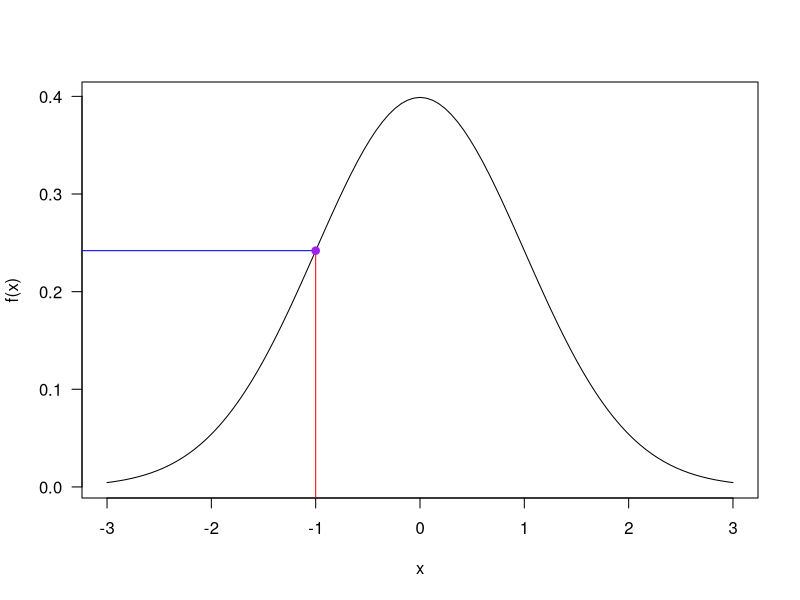
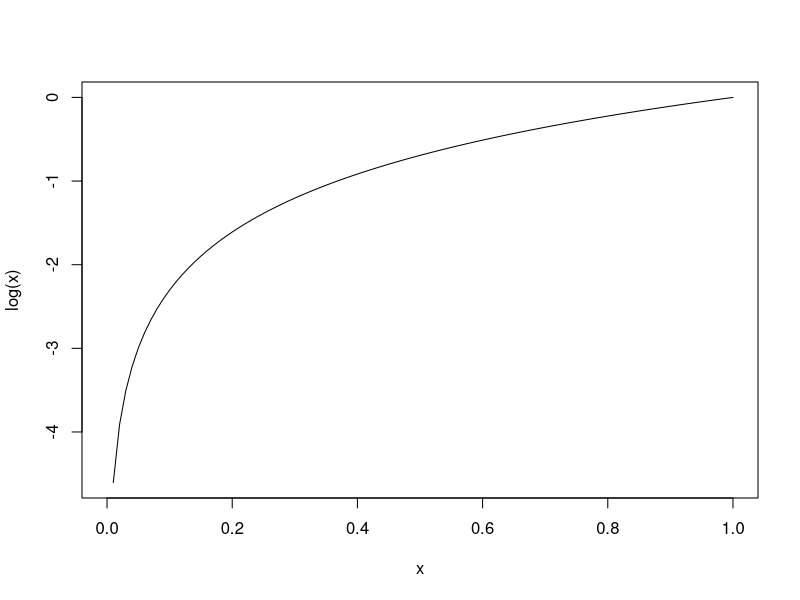

R code for these plots, in order:
## ---- chunk 1
library(ggplot2)
library(gridExtra)
library(knitr)
library(kableExtra)
## ---- chunk 2
curve(dnorm(x), from=-3, to=3, ylab="f(x)", las=1)
segments(-1,-1,-1,dnorm(-1), col="red")
segments(-1,dnorm(-1),-4,dnorm(-1), col="blue")
points(-1, dnorm(-1), pch=19, col="purple")
## ---- chunk 3
x <- 1:6
n <- length(x) #kategoriak szama

(max(x)+min(x))/2 #varhato ertek
(n^2-1)/12 #variancia
sqrt((n^2-1)/12) #szoras
## ---- chunk 4
x <- 1:6
n <- length(x) #kategoriak szama
p <- rep(1/n, n ) #kategoriak gyakorisaga: 1/6, 1/6, 1/6, 1/6, 1/6 es 1/6

sum(p*x) #varhato ertek
sum(p*x^2) - sum(p*x)^2 #variancia
sqrt(sum(p*x^2) - sum(p*x)^2) #szoras
## ---- chunk 5
choose(8,2) #combination: 10C2
combn(10, 2) #kidobja az osszes kombinaciot 
## ---- chunk 6
N=30 # ennyi kacsa van osszesen
k = 6 # ennyi kacsat lovunk le
m = N*0.6 # 18 : ennyi kacsa him 
n = 30-m # 12 : ennyi kacsa nosteny
M = k*m/N # varhato ertek : ugye (m+n) = N
M

k * m/N*(1-m/N)*(1-(k-1)/(N-1)) #variancia
## ---- chunk 7
N=30 # ennyi kacsa van osszesen
k = 6 # ennyi kacsat lovunk le
m = N*0.6 # 18 : ennyi kacsa him 
n = 30-m # 12 : ennyi kacsa nosteny

x <- 0:6 # ennyi lelott kacsa lehet him
p <- dhyper(x, m=m, n=n, k=k) #kategoriak gyakorisaga

sum(p*x) #varhato ertek
sum(p*x^2) - sum(p*x)^2 #variancia
sqrt(sum(p*x^2) - sum(p*x)^2) #szoras
## ---- chunk 8
dhyper(1, m=18, n=12, k=6) + dhyper(3, m=18, n=12, k=6) + dhyper(5, m=18, n=12, k=6)
#vagy
sum( dhyper(c(1,3,5), m=18, n=12, k=6) )
## ---- chunk 9
1 - phyper(2, m=18, n=12, k=6)
## ---- chunk 10
qhyper(0.15, m=18, n=12, k=6)
## ---- chunk 11
n = 40
p = 0.4

n*p # varhato ertek

n*p*(1-p) # variancia
sqrt(n*p*(1-p)) # szoras
## ---- chunk 12
x <- 0:40 # ennyi ember tartalmazza lehetsegesen a gent
p <- dbinom(x, size = n, prob = 0.4) #kategoriak gyakorisaga

sum(p*x) #varhato ertek
sum(p*x^2) - sum(p*x)^2 #variancia
sqrt(sum(p*x^2) - sum(p*x)^2) #szoras
## ---- chunk 13
1 - dbinom(14, size=40, prob=0.4)
## ---- chunk 14
1 - pbinom(25, size=40, prob=0.4) + pbinom(14, size=40, prob=0.4)
## ---- chunk 15
curve(log(x))
## ---- chunk 16
dpois(34, lambda=25)
## ---- chunk 17
ppois(34, lambda=25)
## ---- chunk 18
qpois(0.2, lambda=25)
## ---- chunk 19
madar <- c(2, 1, 5, 9, 10, 4, 0, 0, 0, 1, 0, 1, 3)
var(madar) # variancia
mean(madar) # varhato ertek
